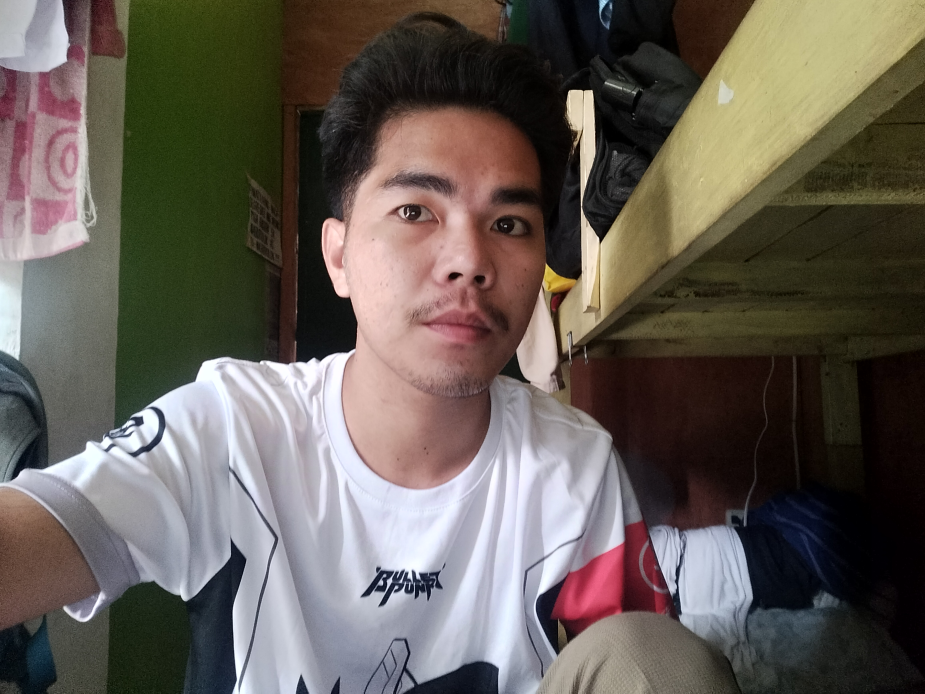
#> input picture M2024/IMG20240522072953.jpg, 4624 x 3468 px, given in place of the camera (shown at 1/5 size)
$ python testmodelv3_m.py
#> lines starting #> are read from the running program, lines starting #| are printed output that depends on the picture
import cv2
import os
import numpy as np
from datetime import datetime, timedelta
from sklearn.metrics import precision_score, recall_score, f1_score, accuracy_score
import time

# Configuration
RECOGNIZER_PATH = 'Trainer.yml'
USER_INFO_FILE = 'user_info.csv'
RECOGNIZED_FACES_DIR = 'recognized_faces'
LOG_DIR = 'performance_logs'
CM_DIR = 'confusion_matrices'
PH_TIME_OFFSET = 8
MIN_CONFIDENCE = 0.5
IOU_THRESHOLD = 0.5
UNKNOWN_CONFIDENCE_THRESHOLD = 60
MIN_CONFIDENCE_FOR_RECOGNITION = 0.70
RECOGNITION_DURATION = 5  # Duration to maintain recognition in seconds

y_true = []
y_pred = []
times = []

def get_philippine_time():
    return datetime.utcnow() + timedelta(hours=PH_TIME_OFFSET)

def load_name_mapping():
    name_mapping = {}
    try:
        with open(USER_INFO_FILE, "r") as file:
            for line in file:
                parts = line.strip().split(',')
                if len(parts) < 2:
                    print(f"Skipping invalid line: {line}")
                    continue
                id = parts[0].strip()
                name = ','.join(parts[1:]).strip()
                name_mapping[int(id)] = name
    except FileNotFoundError:
        print(f"Error: {USER_INFO_FILE} not found")
        exit(1)
    except ValueError as e:
        print(f"Error reading USER_INFO_FILE: {e}")
        exit(1)
    return name_mapping

def iou(boxA, boxB):
    xA = max(boxA[0], boxB[0])
    yA = max(boxA[1], boxB[1])
    xB = min(boxA[2], boxB[2])
    yB = min(boxA[3], boxB[3])
    interArea = max(0, xB - xA) * max(0, yB - yA)
    boxAArea = (boxA[2] - boxA[0]) * (boxA[3] - boxA[1])
    boxBArea = (boxB[2] - boxB[0]) * (boxB[3] - boxB[1])
    return interArea / float(boxAArea + boxBArea - interArea)

def non_max_suppression(boxes, scores, iou_threshold):
    x1 = boxes[:, 0]
    y1 = boxes[:, 1]
    x2 = boxes[:, 2] + x1
    y2 = boxes[:, 3] + y1
    areas = (x2 - x1) * (y2 - y1)
    order = scores.argsort()[::-1]
    keep = []
    while order.size > 0:
        i = order[0]
        keep.append(i)
        others = order[1:]
        overlap = np.array([iou([x1[i], y1[i], x2[i], y2[i]], [x1[j], y1[j], x2[j], y2[j]]) for j in others])
        inds = np.where(overlap <= iou_threshold)[0]
        order = order[inds + 1]
    return keep

def evaluate_system(y_true, y_pred, times):
    report_dir = "reports"
    if not os.path.exists(report_dir):
        os.makedirs(report_dir)

    if y_true and y_pred:
        accuracy = accuracy_score(y_true, y_pred)
        precision = precision_score(y_true, y_pred, average='macro')
        recall = recall_score(y_true, y_pred, average='macro')
        f1 = f1_score(y_true, y_pred, average='macro')

        print("\nEvaluation Metrics:")
        print(f"Accuracy: {accuracy}")
        print(f"Precision: {precision}")
        print(f"Recall: {recall}")
        print(f"F1 Score: {f1}")

        # Calculate average speed
        avg_speed = sum(times) / len(times)
        print(f"Average Speed: {avg_speed:.4f} seconds per frame")

        # Write evaluation metrics to file
        with open(os.path.join(report_dir, 'evaluation_metrics.txt'), 'w') as f:
            f.write("Evaluation Metrics:\n")
            f.write(f"Accuracy: {accuracy}\n")
            f.write(f"Precision: {precision}\n")
            f.write(f"Recall: {recall}\n")
            f.write(f"F1 Score: {f1}\n")
            f.write(f"Average Speed: {avg_speed:.4f} seconds per frame\n")

    else:
        print("No data available for generating reports.")

def initialize_video():
    video = cv2.VideoCapture(0)
    if not video.isOpened():
        raise Exception("Failed to open webcam")

    # Find maximum supported resolution
    max_width = 0
    max_height = 0
    for width in [1920, 1280, 640]:  # Common camera resolutions
        for height in [1080, 720, 480]:
            video.set(cv2.CAP_PROP_FRAME_WIDTH, width)
            video.set(cv2.CAP_PROP_FRAME_HEIGHT, height)
            actual_width = int(video.get(cv2.CAP_PROP_FRAME_WIDTH))
            actual_height = int(video.get(cv2.CAP_PROP_FRAME_HEIGHT))
            if actual_width >= max_width and actual_height >= max_height:
                max_width = actual_width
                max_height = actual_height

    video.set(cv2.CAP_PROP_FRAME_WIDTH, max_width)
    video.set(cv2.CAP_PROP_FRAME_HEIGHT, max_height)

    print(f"Camera resolution set to: {max_width}x{max_height}")

    return video

def main():
    if not os.path.exists(RECOGNIZED_FACES_DIR):
        os.makedirs(RECOGNIZED_FACES_DIR)
    if not os.path.exists(LOG_DIR):
        os.makedirs(LOG_DIR)
    if not os.path.exists(CM_DIR):
        os.makedirs(CM_DIR)

    video = initialize_video()
    face_cascade = cv2.CascadeClassifier(cv2.data.haarcascades + 'haarcascade_frontalface_default.xml')
    recognizer = cv2.face.LBPHFaceRecognizer_create()
    recognizer.read(RECOGNIZER_PATH)
    name_mapping = load_name_mapping()
#> (reads user_info.csv from the repository)

    last_recognized_time = {}
    current_label = "Unknown"
    current_confidence = float('inf')
    last_saved_time = {}

    while True:
        ret, frame = video.read()
#> frame is the input picture: shape (3468, 4624, 3); mean B, G, R 86.7, 94.1, 101.7
        if not ret:
            print("Failed to grab frame")
            break

        start_time = time.time()
        gray = cv2.cvtColor(frame, cv2.COLOR_BGR2GRAY)
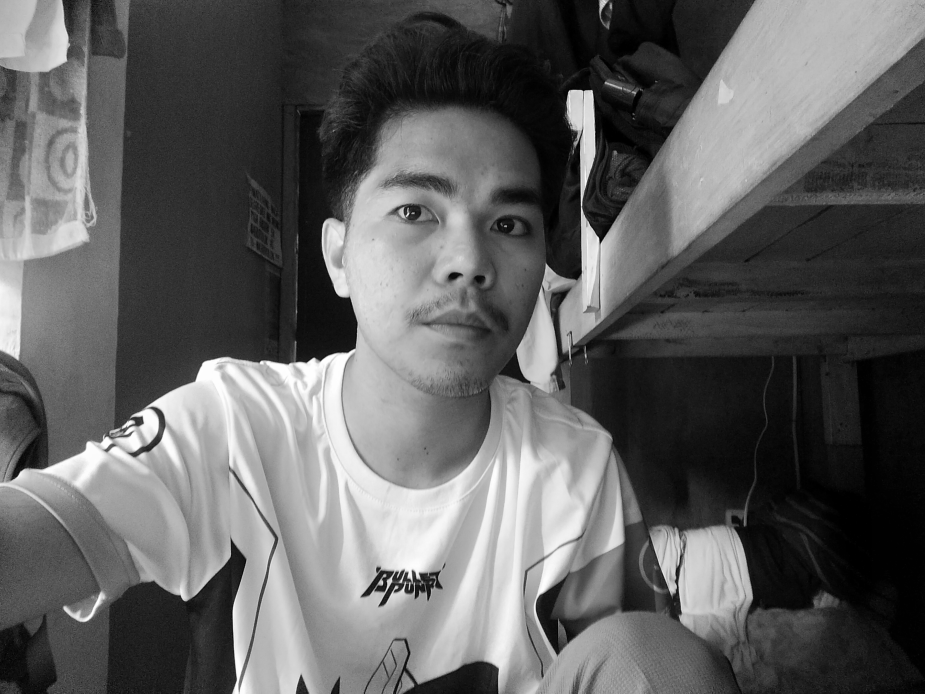
#> gray: shape (3468, 4624) (shown at 1/5 size); min 0, max 255, mean 95.5
        faces = face_cascade.detectMultiScale(gray, scaleFactor=1.1, minNeighbors=5, minSize=(30, 30))
#> faces = [[378, 645, 58, 58], [3707, 3262, 55, 55], [367, 665, 66, 66], [1640, 593, 1326, 1326]]

        if len(faces) > 0:
            best_confidence = float('inf')
            best_label = "Unknown"
            best_name = "Unknown"
            face_boxes = []
            face_confidences = []
            face_labels = []
            face_names = []

            for (x, y, w, h) in faces:
                face_boxes.append([x, y, x + w, y + h])
                face = frame[y:y+h, x:x+w]
                face_gray = cv2.cvtColor(face, cv2.COLOR_BGR2GRAY)
                face_resized = cv2.resize(face_gray, (200, 200))
                serial, confidence = recognizer.predict(face_resized)

                if confidence >= UNKNOWN_CONFIDENCE_THRESHOLD:
                    name = "Unknown"
                    serial = None
                else:
                    name = name_mapping.get(serial, "Unknown")

                label = f"ID {serial}: {name}" if name != "Unknown" else "Unknown"
                face_confidences.append(-confidence)  # Negative for descending sort
                face_labels.append(label)
                face_names.append(name)
#> this loop made 4 passes
#> (x, y, w, h, confidence) on passes 1 to 4: (378, 645, 58, 58, 145.7), (3707, 3262, 55, 55, 129.4), (367, 665, 66, 66, 134.2), (1640, 593, 1326, 1326, 83.29)
#> pass 1, in main, `face = frame[y:y+h, x:x+w]`:
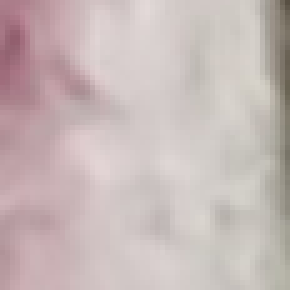
#> face: shape (58, 58, 3) (shown 5 times larger); mean B, G, R 183.9, 185, 199
#> pass 1, in main, `face_gray = cv2.cvtColor(face, cv2.COLOR_BGR2GRAY)`:
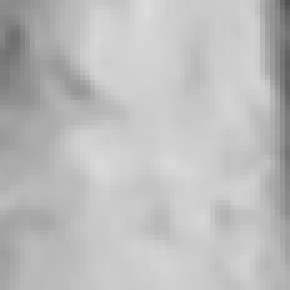
#> face_gray: shape (58, 58) (shown 5 times larger); min 81, max 220, mean 189.1
#> pass 2, in main, `face = frame[y:y+h, x:x+w]`:
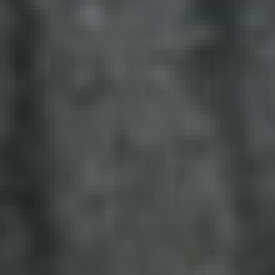
#> face: shape (55, 55, 3) (shown 5 times larger); mean B, G, R 71.3, 72.1, 67.6
#> after the loop:
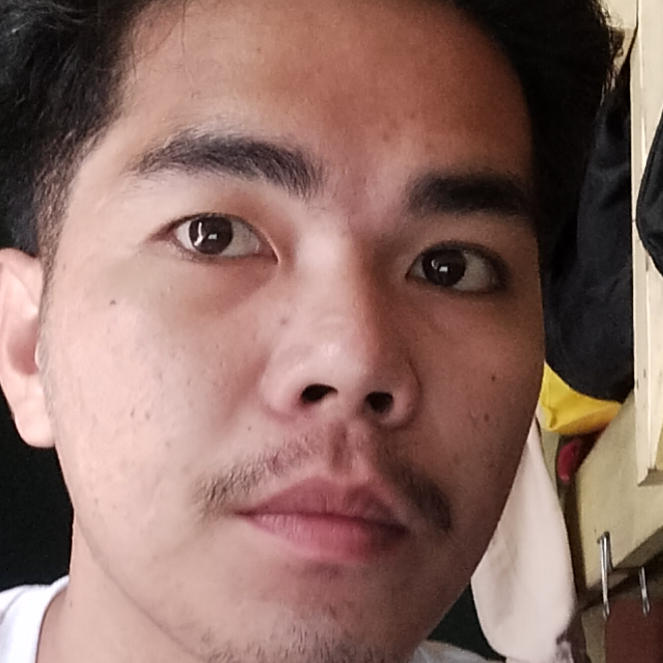
#> face: shape (1326, 1326, 3) (shown at 1/2 size); mean B, G, R 99.5, 107.8, 139.6
#> after the loop:
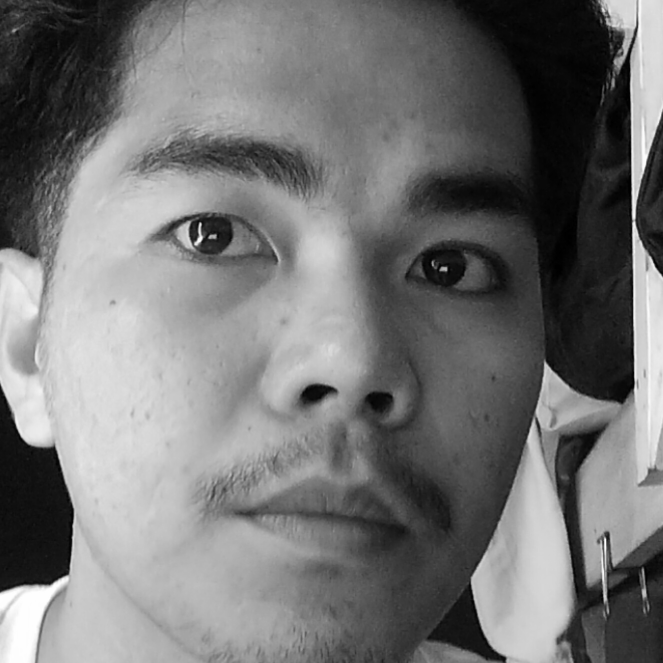
#> face_gray: shape (1326, 1326) (shown at 1/2 size); min 0, max 254, mean 116.4
#> after the loop:
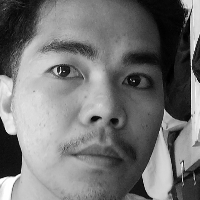
#> face_resized: shape (200, 200); min 0, max 254, mean 116.3
#> after the loop, face_boxes = [[378, 645, 436, 703], [3707, 3262, 3762, 3317], [367, 665, 433, 731], [1640, 593, 2966, 1919]]; face_confidences = [-145.7, -129.4, -134.2, -83.29]; face_labels = ['Unknown', 'Unknown', 'Unknown', 'Unknown']; face_names = ['Unknown', 'Unknown', 'Unknown', 'Unknown']

            # Apply Non-Maximum Suppression (NMS)
            face_boxes = np.array(face_boxes)
            face_confidences = np.array(face_confidences)
            nms_indices = non_max_suppression(face_boxes, face_confidences, IOU_THRESHOLD)
#> in non_max_suppression, `x1 = boxes[:, 0]`: x1 = [378, 3707, 367, 1640]
#> in non_max_suppression, `y1 = boxes[:, 1]`: y1 = [645, 3262, 665, 593]
#> in non_max_suppression, `x2 = boxes[:, 2] + x1`: x2 = [814, 7469, 800, 4606]
#> in non_max_suppression, `y2 = boxes[:, 3] + y1`: y2 = [1348, 6579, 1396, 2512]
#> in non_max_suppression, `areas = (x2 - x1) * (y2 - y1)`: areas = [306508, 12478554, 316523, 5691754]
#> in non_max_suppression, `order = scores.argsort()[::-1]`: order = [3, 1, 2, 0]
#> the loop in non_max_suppression, `while order.size > 0:` made 3 passes
#> (i, others, overlap) on pass 3: (2, [0], [0.861])
#> after the loop in non_max_suppression, `while order.size > 0:`: keep = [3, 1, 2]; order = empty array
#> nms_indices = [3, 1, 2]

            for i in nms_indices:
                (x, y, x2, y2) = face_boxes[i]
                w = x2 - x
                h = y2 - y
                confidence = -face_confidences[i]
                label = face_labels[i]
                name = face_names[i]

                if confidence < best_confidence:
                    best_confidence = confidence
                    best_label = label
                    best_name = name

                cv2.rectangle(frame, (x, y), (x + w, y + h), (0, 255, 0), 2)
                cv2.putText(frame, label, (x, y - 10), cv2.FONT_HERSHEY_SIMPLEX, 0.5, (255, 255, 255), 2)
#> this loop made 3 passes
#> (i, x, y, x2, y2, w, h, confidence) on pass 1: (3, 1640, 593, 2966, 1919, 1326, 1326, 83.29)
#> (x, y, x2, y2, w, h, confidence) on passes 2 to 3: (3707, 3262, 3762, 3317, 55, 55, 129.4), (367, 665, 433, 731, 66, 66, 134.2)
#> after the loop, best_confidence = 83.29

            current_time = time.time()
            if current_time - last_recognized_time.get(best_name, 0) > RECOGNITION_DURATION:
                if best_confidence < current_confidence:
                    current_confidence = best_confidence
#> current_confidence = 83.29
                    current_label = best_label
#> current_label = 'Unknown'
                    last_recognized_time[best_name] = current_time

            current_time_display = get_philippine_time()
            timestamp = current_time_display.strftime('%Y-%m-%d %H:%M:%S')
            display_text = f"{timestamp} - {best_name}, Confidence: {best_confidence:.2f}"

            cv2.putText(frame, display_text, (10, frame.shape[0] - 10), cv2.FONT_HERSHEY_SIMPLEX, 0.5, (255, 255, 255), 2)
            cv2.putText(frame, current_label, (10, frame.shape[0] - 30), cv2.FONT_HERSHEY_SIMPLEX, 0.5, (255, 255, 255), 2)

            if best_name not in last_saved_time or (current_time_display - last_saved_time.get(best_name, datetime.min)).total_seconds() > 20:
                filename = f"{timestamp.replace(':', '-')}-{best_name}.jpg"
#> filename = '2026-11-21 02-32-06-Unknown.jpg'
                cv2.imwrite(os.path.join(RECOGNIZED_FACES_DIR, filename), frame)
                last_saved_time[best_name] = current_time_display

        cv2.imshow("Frame", frame)
        if cv2.waitKey(1) & 0xFF == ord('q'):
#> (key q is pressed here)
            break

        end_time = time.time()
        times.append(end_time - start_time)

    video.release()
    cv2.destroyAllWindows()
    evaluate_system(y_true, y_pred, times)

if __name__ == "__main__":
    main()
